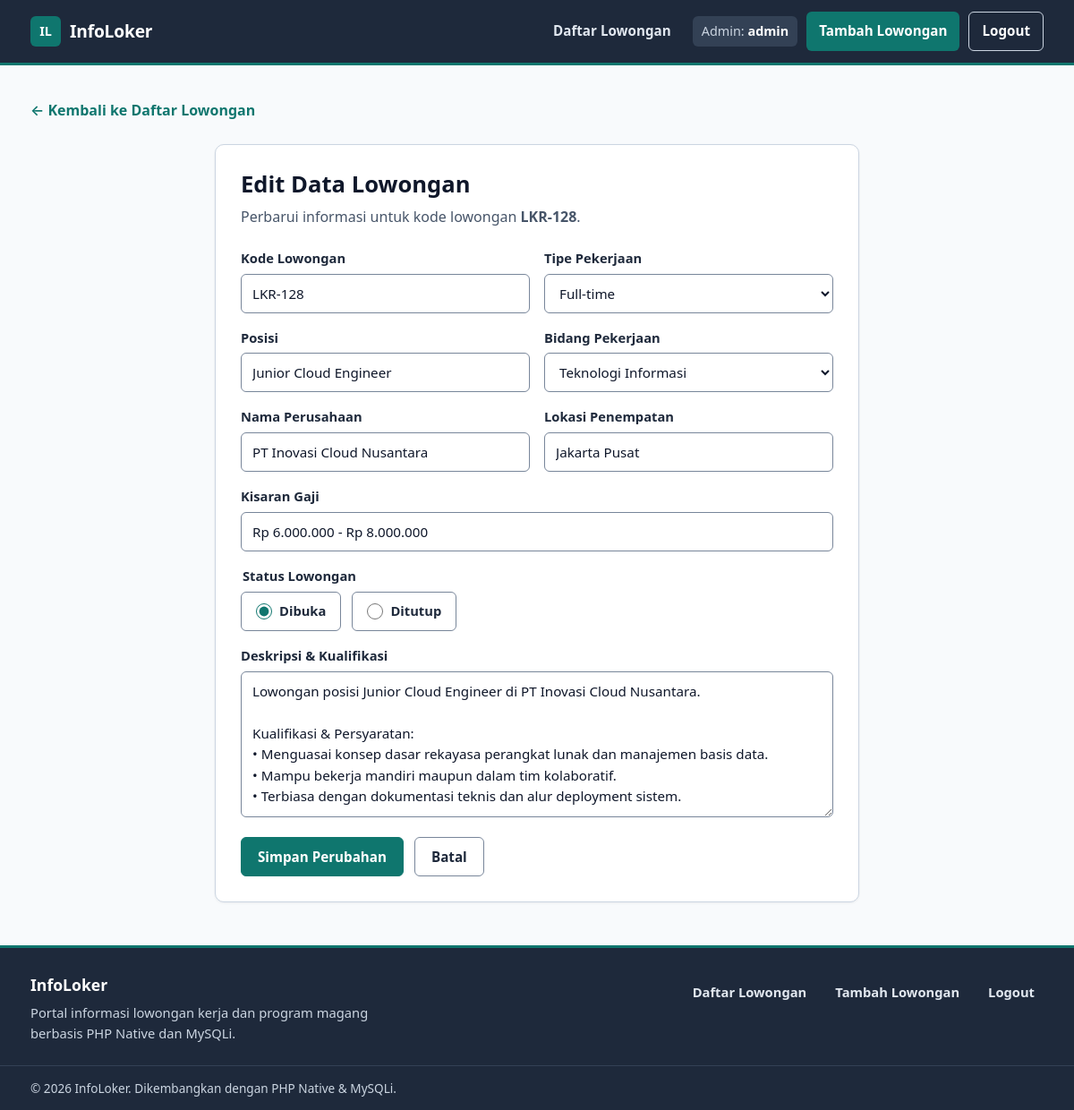
/edit.php?id=128 (signed in), run on the app's committed database.
### tables this page shows
CREATE TABLE `lowongan` (
  `id` int(11) NOT NULL,
  `kode_lowongan` varchar(20) NOT NULL,
  `posisi` varchar(100) NOT NULL,
  `perusahaan` varchar(100) NOT NULL,
  `bidang` varchar(50) NOT NULL,
  `tipe` varchar(30) NOT NULL,
  `lokasi` varchar(100) NOT NULL,
  `gaji` varchar(50) NOT NULL,
  `deskripsi` text NOT NULL,
  `status` varchar(20) NOT NULL DEFAULT 'Dibuka',
  `created_at` timestamp NULL DEFAULT current_timestamp()
);

### edit.php (the view, shortened to what this page needs)
<?php
require "config/koneksi.php";
$id_raw = $_GET['id'] ?? '';
$id_int = (int)$id_raw;
$sql = "SELECT * FROM lowongan WHERE id = ?";
$stmt = mysqli_prepare($koneksi, $sql);
$stmt->bind_param("i", $id_int);
$stmt->execute();
$result = $stmt->get_result();
$data = $result->fetch_assoc();
require "includes/header.php";
?>
<div class="page-back">
    <a href="index.php" class="back-link">&larr; Kembali ke Daftar Lowongan</a>
</div>
<section class="form-card">
    <h1>Edit Data Lowongan</h1>
    <p class="form-intro">Perbarui informasi untuk kode lowongan <strong><?= htmlspecialchars($data['kode_lowongan']) ?></strong>.</p>
    <form action="update.php" method="POST" class="app-form">
        <div class="form-grid">
            <div class="form-field">
                <label for="kode_lowongan">Kode Lowongan</label>
                <input type="text" id="kode_lowongan" name="kode_lowongan" value="<?= htmlspecialchars($data['kode_lowongan']) ?>" required>
            </div>
            <div class="form-field">
                <label for="tipe">Tipe Pekerjaan</label>
                <select id="tipe" name="tipe" required>
                    <option value="Full-time" <?= ($data['tipe'] === 'Full-time') ? 'selected' : '' ?>>Full-time</option>
                </select>
            </div>
            <div class="form-field">
                <label for="posisi">Posisi</label>
                <input type="text" id="posisi" name="posisi" value="<?= htmlspecialchars($data['posisi']) ?>" required>
            </div>
            <div class="form-field">
                <label for="bidang">Bidang Pekerjaan</label>
                <select id="bidang" name="bidang" required>
                    <option value="Teknologi Informasi" <?= ($data['bidang'] === 'Teknologi Informasi') ? 'selected' : '' ?>>Teknologi Informasi</option>
                </select>
            </div>
            <div class="form-field">
                <label for="perusahaan">Nama Perusahaan</label>
                <input type="text" id="perusahaan" name="perusahaan" value="<?= htmlspecialchars($data['perusahaan']) ?>" required>
            </div>
            <div class="form-field">
                <label for="lokasi">Lokasi Penempatan</label>
                <input type="text" id="lokasi" name="lokasi" value="<?= htmlspecialchars($data['lokasi']) ?>" required>
            </div>
            <div class="form-field form-field-full">
                <label for="gaji">Kisaran Gaji</label>
                <input type="text" id="gaji" name="gaji" value="<?= htmlspecialchars($data['gaji']) ?>" required>
            </div>
            <div class="form-field form-field-full">
                <fieldset class="radio-fieldset">
                    <legend class="field-label">Status Lowongan</legend>
                    <div class="radio-group">
                        <label for="status_dibuka" class="radio-pill">
                            <input type="radio" id="status_dibuka" name="status" value="Dibuka" <?= ($data['status'] === 'Dibuka') ? 'checked' : '' ?>>
                            <span>Dibuka</span>
                        </label>
                        <label for="status_ditutup" class="radio-pill">
                            <input type="radio" id="status_ditutup" name="status" value="Ditutup" <?= ($data['status'] === 'Ditutup') ? 'checked' : '' ?>>
                            <span>Ditutup</span>
                        </label>
                    </div>
                </fieldset>
            </div>
            <div class="form-field form-field-full">
                <label for="deskripsi">Deskripsi &amp; Kualifikasi</label>
                <textarea id="deskripsi" name="deskripsi" rows="6" required><?= htmlspecialchars($data['deskripsi']) ?></textarea>
            </div>
        </div>
        <div class="form-actions">
            <button type="submit" class="btn btn-primary">Simpan Perubahan</button>
            <a href="index.php" class="btn btn-secondary">Batal</a>
        </div>
    </form>
</section>
<?php require "includes/footer.php"; ?>

### assets/css/style.css (style rules this page uses)
*, *::before, *::after { box-sizing: border-box; }
html, body { margin: 0; padding: 0; }
body { display: flex; flex-direction: column; min-height: 100vh; background-color: #f8fafc; color: #0f172a; font-family: 'Segoe UI', system-ui, -apple-system, BlinkMacSystemFont, sans-serif; font-size: 16px; line-height: 1.55; }
h1, h2, h3, p { margin-top: 0; }
h1, h2, h3 { color: #0f172a; line-height: 1.25; }
a { color: #0f766e; font-weight: 600; text-decoration: none; }
a[href], button, select, input[type="submit"], input[type="radio"], label[for], .radio-pill { cursor: pointer; }
.btn { display: inline-flex; align-items: center; justify-content: center; min-height: 44px; padding: 10px 18px; border-radius: 6px; border: 1px solid transparent; font-family: inherit; font-size: 0.95rem; font-weight: 600; line-height: 1.2; text-align: center; transition: background-color 0.15s ease, border-color 0.15s ease, color 0.15s ease; }
.btn-primary { background-color: #0f766e; color: #ffffff; border-color: #0f766e; }
.btn-secondary { background-color: #ffffff; color: #1e293b; border-color: #78869a; }
.page-back { margin-bottom: 16px; }
.back-link { display: inline-flex; align-items: center; min-height: 44px; color: #0f766e; }
.form-card { background-color: #ffffff; border: 1px solid #cbd5e1; border-radius: 10px; padding: 28px; max-width: 720px; margin: 0 auto; box-shadow: 0 1px 3px rgba(15, 23, 42, 0.06); }
.form-card h1, .auth-card h1 { font-size: 1.6rem; margin-bottom: 8px; }
.form-intro { color: #475569; margin-bottom: 22px; }
.app-form { display: flex; flex-direction: column; gap: 16px; }
.form-grid { display: grid; grid-template-columns: repeat(2, minmax(0, 1fr)); gap: 16px; }
.form-field { display: flex; flex-direction: column; gap: 6px; min-width: 0; }
.form-field-full { grid-column: 1 / -1; }
.form-field label, .field-label { font-size: 0.92rem; font-weight: 700; color: #1e293b; }
.form-field input[type="text"], .form-field input[type="password"], .form-field input[type="number"], .form-field select, .form-field textarea { width: 100%; min-height: 44px; padding: 10px 12px; border: 1px solid #78869a; border-radius: 6px; background-color: #ffffff; color: #0f172a; font-family: inherit; font-size: 0.95rem; }
.form-field textarea { min-height: 130px; resize: vertical; line-height: 1.55; }
.radio-fieldset { border: none; margin: 0; padding: 0; }
.radio-group { display: flex; align-items: center; gap: 12px; flex-wrap: wrap; margin-top: 6px; }
.radio-pill { display: inline-flex; align-items: center; gap: 8px; min-height: 44px; padding: 8px 16px; border: 1px solid #78869a; border-radius: 6px; background-color: #ffffff; color: #0f172a; font-weight: 600; }
.radio-pill input[type="radio"] { width: 18px; height: 18px; margin: 0; accent-color: #0f766e; }
.form-actions { display: flex; align-items: center; gap: 12px; flex-wrap: wrap; padding-top: 6px; }

### data on the page
lowongan: kode_lowongan "LKR-128", tipe "Full-time", posisi "Junior Cloud Engineer", bidang "Teknologi Informasi", perusahaan "PT Inovasi Cloud Nusantara", lokasi "Jakarta Pusat", gaji "Rp 6.000.000 - Rp 8.000.000", status "☑ Dibuka", status "☐ Ditutup", deskripsi "Lowongan posisi Junior Cloud Engineer di PT Inovasi Cloud Nusantara. Kualifikasi & Persyaratan: • Menguasai konsep dasar rekayasa perangkat lunak dan manajemen basis data. • Mampu bekerja mandiri maupun dalam tim kolaboratif. • Terbiasa dengan dokumentasi teknis dan alur deployment sistem."

### other printed values
$username_aktif "admin"
